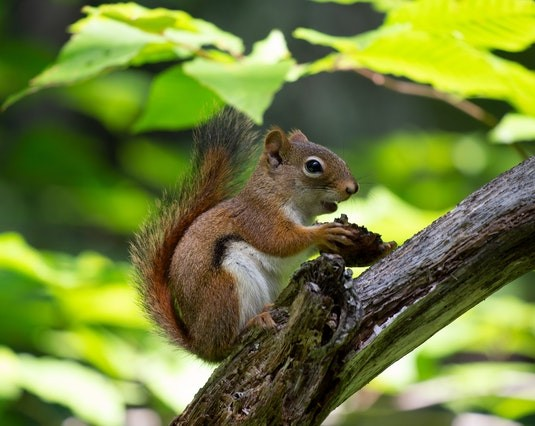
#> input picture Images/squirrel_cls.jpg, 535 x 426 px, found by its file name
$ jupyter execute logarithmic_transformation.ipynb
#> lines starting #> are read from the running program, lines starting #| are printed output that depends on the picture
# **Logarithmic Transformation**

[cell 1]
import math
import cv2 as cv
import numpy as np
from matplotlib import pyplot as plt

[cell 2]
# Importing the image on grayscale
img = cv.imread(r"..\Images\squirrel_cls.jpg", 0)
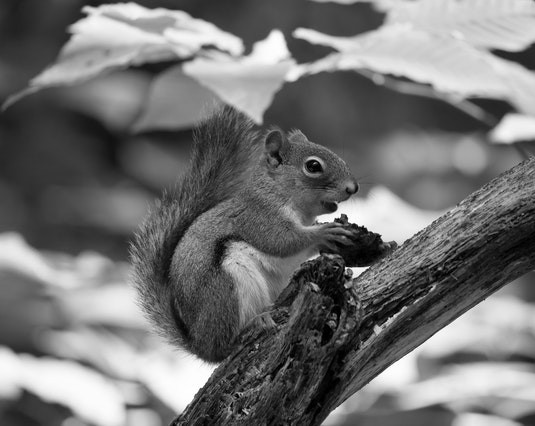
#> img: shape (426, 535); min 0, max 255, mean 115.6

[cell 3]
plt.imshow(img, cmap="gray")
plt.title("Squirrle on grayscale")
plt.axis("off")
plt.show()

#### For the logarthmic transformation we use the following formula

$
s(x,y) = C \cdot \log_{10}(1 + r(x,y)) \\
\text{donde }: \\
r(x,y) = \text{valor de intensidad del píxel en la posición}(x,y) \text{ de la imagen original} \\
s(x,y) = \text{valor de intensidad del píxel en la posición}(x,y) \text{ de la imagen transformada} \\
C = \frac{255}{\log_{10}(1 + m)} \\
m = \text{píxel más grande en la imagen}
$

[cell 4]
m = np.max(img)
#> m = 255

[cell 5]
c = 255 / (math.log10 (1 + m))
#> c = 105.9

[cell 6]
c
#> Out = 105.9

[cell 7]
# Using logarithms
pixel_value = 150
math.log10(pixel_value + 1)

[cell 8]
# Copying the image with np.zero ()
img_log = np.zeros(img.shape, dtype=np.uint8)

# Copyign the image with np.copy
img_log1 = img.copy()

[cell 9]
img_log.shape
#> Out = (426, 535)

[cell 10]
# Formula to apply the logarithmic transformation to each pixel
rows, columns = img_log.shape
#> rows = 426; columns = 535

for i in range(rows):
    for j in range(columns):
        img_log[i, j] = c * math.log10(img[i, j] + 1)
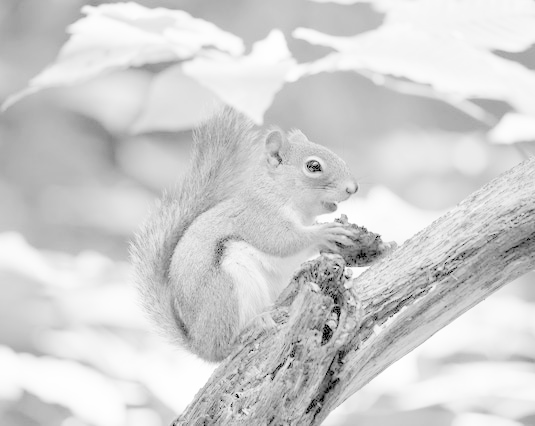
#> img_log: shape (426, 535); min 0, max 255, mean 208.9

[cell 11]
img.dtype

[cell 12]
img_log.dtype

[cell 13]
plt.imshow(img_log, cmap="gray")
plt.title("Squirle with a logarithmic transformation")
plt.axis("off")
plt.show()

[cell 14]
np.hstack((img, img_log))

[cell 15]
plt.imshow(np.hstack((img, img_log)), cmap="gray")
plt.title("Comparison between grayscale and transformation")
plt.axis("off")
plt.show()
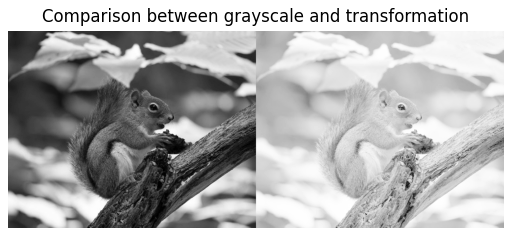
#> figure drawn by matplotlib, 1 panel
